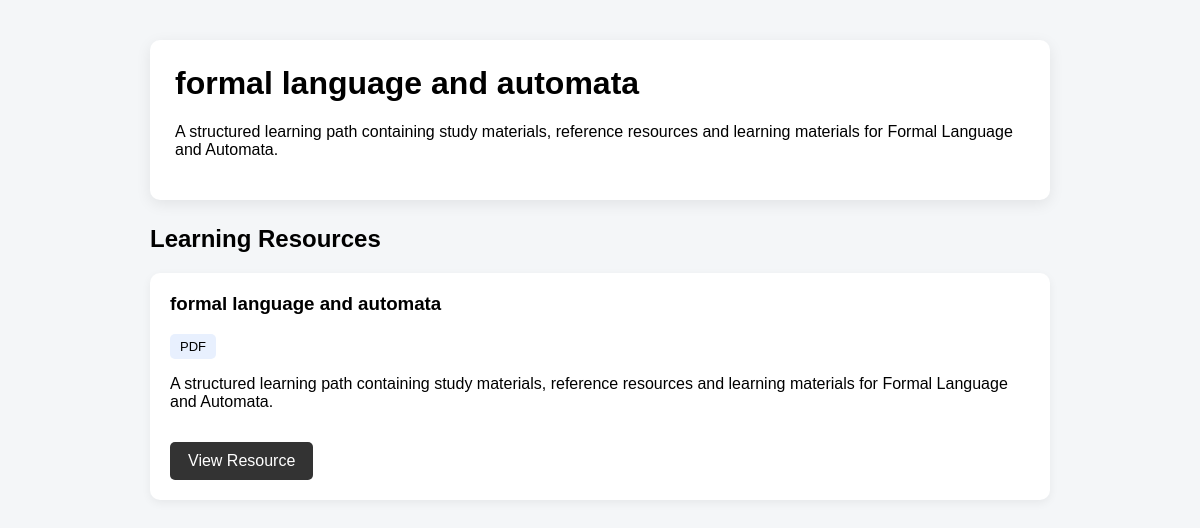
Page /learning-path/4 on the committed database.
### tables this page shows
CREATE TABLE learning_paths (
            path_id INTEGER PRIMARY KEY AUTOINCREMENT,
            skill_id INTEGER NOT NULL,
            title TEXT NOT NULL,
            description TEXT,
            created_by INTEGER NOT NULL,
            FOREIGN KEY (skill_id) REFERENCES skills(skill_id),
            FOREIGN KEY (created_by) REFERENCES users(user_id)
        );

CREATE TABLE learning_path_resources (
            id INTEGER PRIMARY KEY AUTOINCREMENT,
            path_id INTEGER NOT NULL,
            resource_id INTEGER NOT NULL,
            sequence_order INTEGER NOT NULL,
            FOREIGN KEY (path_id) REFERENCES learning_paths(path_id),
            FOREIGN KEY (resource_id) REFERENCES resources(resource_id)
        );

CREATE TABLE resources (
            resource_id INTEGER PRIMARY KEY AUTOINCREMENT,
            title TEXT NOT NULL,
            resource_type TEXT NOT NULL,
            file_path TEXT,
            url TEXT,
            description TEXT
        );

### app.py (the view)
@app.route(
    "/learning-path/<int:path_id>"
)
def view_learning_path(path_id):
    connection = get_db_connection()
    learning_path = connection.execute("""

        SELECT

            lp.path_id,

            lp.title,

            lp.description,

            s.skill_name

        FROM learning_paths lp

        LEFT JOIN skills s

        ON lp.skill_id = s.skill_id

        WHERE lp.path_id = ?

    """, (
        path_id,
    )).fetchone()
    if learning_path is None:
        connection.close()
        return "Learning path not found."
    resources = connection.execute("""

        SELECT

            r.resource_id,

            r.title,

            r.resource_type,

            r.file_path,

            r.url,

            r.description,

            lpr.sequence_order

        FROM learning_path_resources lpr

        JOIN resources r

        ON lpr.resource_id = r.resource_id

        WHERE lpr.path_id = ?

        ORDER BY lpr.sequence_order

    """, (
        path_id,
    )).fetchall()
    connection.close()
    return render_template(
        "learning_path.html",
        learning_path=learning_path,
        resources=resources
    )

### app.py (called while the page is built)
def get_db_connection():
    connection = sqlite3.connect(DATABASE)
    connection.row_factory = sqlite3.Row
    return connection

### templates/learning_path.html (shortened to what this page needs)
<!DOCTYPE html>
<html>
<head>
</head>
<body>
<div class="container">
    <div class="header">
        <h1>
            {{ learning_path['title'] }}
        </h1>
        <p>
            {{ learning_path['description'] }}
        </p>
    </div>
    <h2>
        Learning Resources
    </h2>
    {% if resources %}
        {% for resource in resources %}
            <div class="resource">
                <h3>
                    {{ resource['title'] }}
                </h3>
                <span class="type">
                    {{ resource['resource_type'] }}
                </span>
                <p>
                    {{ resource['description'] }}
                </p>
                {% if resource['file_path'] %}
                    {% set filename = resource['file_path'].replace('\\', '/').split('/')[-1] %}
                    <a
                        class="view-button"
                        href="{{ url_for('uploaded_resource', filename=filename) }}"
                        target="_blank"
                    >
                        View Resource
                    </a>
                {% endif %}
            </div>
        {% endfor %}
    {% else %}
        <p>
            No learning resources added yet.
        </p>
    {% endif %}
</div>
</body>
</html>

### templates/learning_path.html (style rules this page uses)
body { font-family: Arial, sans-serif; background-color: #f4f6f8; margin: 0; padding: 40px; }
.container { max-width: 900px; margin: auto; }
.header { background: white; padding: 25px; border-radius: 10px; margin-bottom: 25px; box-shadow: 0 4px 15px rgba(0,0,0,0.08); }
.header h1 { margin-top: 0; }
.resource { background: white; padding: 20px; border-radius: 10px; margin-bottom: 15px; box-shadow: 0 3px 10px rgba(0,0,0,0.06); }
.resource h3 { margin-top: 0; }
.type { display: inline-block; background-color: #e8f0fe; padding: 5px 10px; border-radius: 5px; font-size: 13px; }
.view-button { display: inline-block; margin-top: 15px; padding: 10px 18px; background-color: #333; color: white; text-decoration: none; border-radius: 5px; }

### rows in the picture
learning_paths: title "formal language and automata", description "A structured learning path containing study materials, reference resources and learning materials for Formal Language and Automata."
learning_path_resources: title "formal language and automata", resource_type "PDF", description "A structured learning path containing study materials, reference resources and learning materials for Formal Language and Automata."
